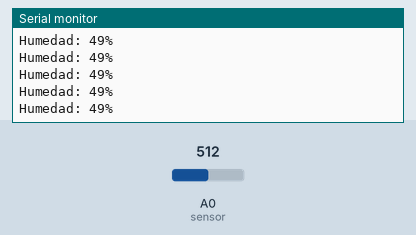
Bench run of a sketch on a simulated Arduino Uno, built with avr-gcc and run on an emulated ATmega328P. Parts: the last lines printed to the serial monitor. The test bench sets the inputs (shaded band); at power-on: A0 (sensor) = 512.

Above: at 1.2 s.
1.3 s: A0 (sensor) set to 716
At 2.2 s:
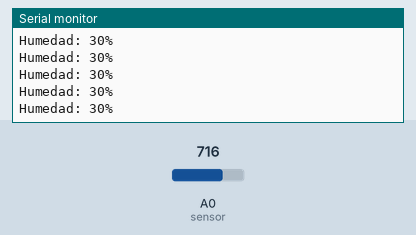
4.3 s: A0 (sensor) set to 900
At 5.4 s:
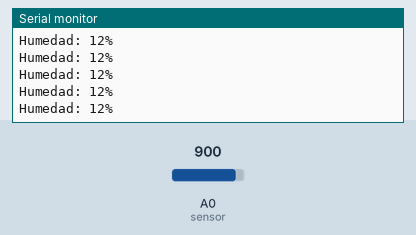
Timing chart, 0 to 7.3 s (numbered marks = the images above; inputs shaded):
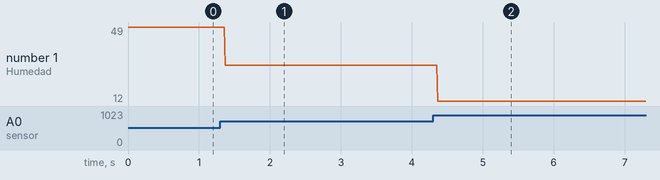

The sketch:

Practica_13_Sensor_de_Humedad.ino
```cpp
int lectura;
int sensor=A0;
void setup() {
  Serial.begin(9600);
}

void loop() {
  lectura=analogRead(sensor);
 int lecturaPorcentaje=map(lectura,1023,0,0,100);
  Serial.print("Humedad: ");
  Serial.print(lecturaPorcentaje);
  Serial.println("%");
}
```

Measured:
- after the input at 1.3 s, the serial monitor: prints a new line after 0.07 s (image 1)
- after the input at 4.3 s, the serial monitor: prints a new line after 0.07 s (image 2)
- plotted number 1: 49 → 30 after the input at 1.3 s, 30 → 12 after the input at 4.3 s
